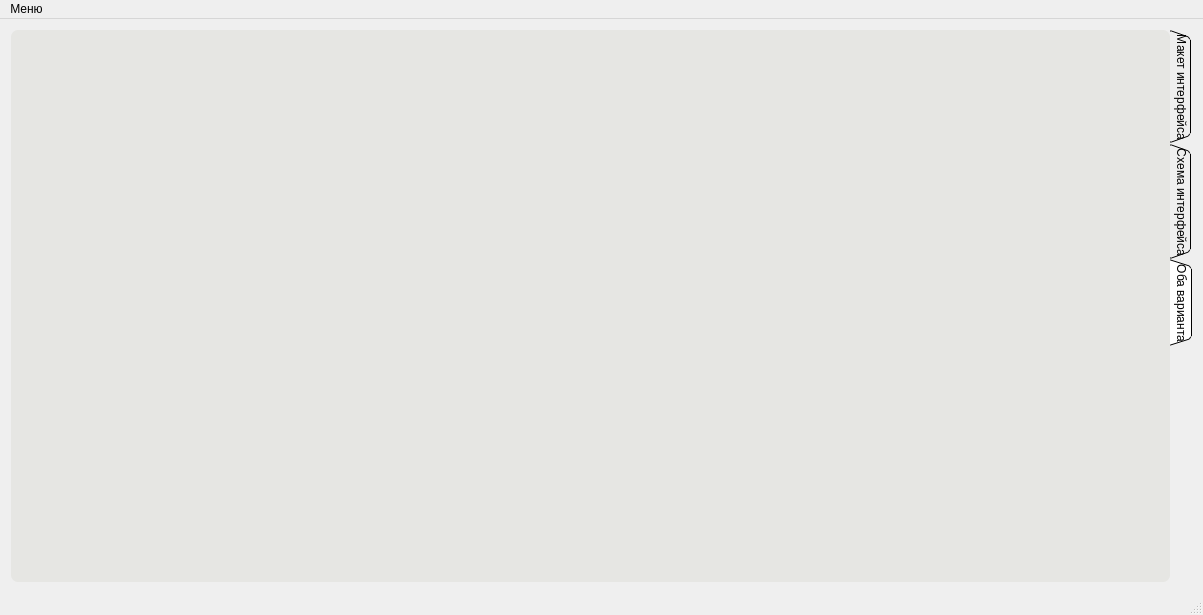
<?xml version="1.0" encoding="UTF-8"?>
<ui version="4.0">
 <class>MainWindow</class>
 <widget class="QMainWindow" name="MainWindow">
  <property name="geometry">
   <rect>
    <x>0</x>
    <y>0</y>
    <width>1203</width>
    <height>615</height>
   </rect>
  </property>
  <property name="windowTitle">
   <string>MainWindow</string>
  </property>
  <widget class="QWidget" name="centralWidget">
   <layout class="QGridLayout" name="gridLayout">
    <item row="0" column="0">
     <widget class="QTabWidget" name="interfaceWidget">
      <property name="font">
       <font>
        <weight>50</weight>
        <italic>false</italic>
        <bold>false</bold>
        <underline>false</underline>
       </font>
      </property>
      <property name="autoFillBackground">
       <bool>false</bool>
      </property>
      <property name="styleSheet">
       <string notr="true">QTabWidget::pane { 
border-radius: 7px;
padding: 1px;
background-color: #E6E6E3;
}
 /* Style the tab using the tab sub-control. Note that
     it reads QTabBar _not_ QTabWidget */
 QTabBar::tab {
     background: qlineargradient(x1: 0, y1: 0, x2: 0, y2: 1,
                                 stop: 0 #E1E1E1, stop: 0.4 #DDDDDD,
                                 stop: 0.5 #D8D8D8, stop: 1.0 #D3D3D3);
     border: 2px solid #C4C4C3;
     border-bottom-color: #C2C7CB; /* same as the pane color */
     border-top-left-radius: 4px;
     border-top-right-radius: 4px;
     min-width: 5ex;
     padding: 2px;
 }

 QTabBar::tab:selected, QTabBar::tab:hover {
     background: qlineargradient(x1: 0, y1: 0, x2: 0, y2: 1,
                                 stop: 0 #fafafa, stop: 0.4 #f4f4f4,
                                 stop: 0.5 #e7e7e7, stop: 1.0 #fafafa);
 }

 QTabBar::tab:selected {
     border-color: #9B9B9B;
     border-bottom-color: #C2C7CB; /* same as pane color */
 }</string>
      </property>
      <property name="tabPosition">
       <enum>QTabWidget::East</enum>
      </property>
      <property name="tabShape">
       <enum>QTabWidget::Triangular</enum>
      </property>
      <property name="currentIndex">
       <number>2</number>
      </property>
      <property name="movable">
       <bool>true</bool>
      </property>
      <widget class="QWidget" name="maket_interface">
       <attribute name="title">
        <string>Макет интерфейса</string>
       </attribute>
      </widget>
      <widget class="QWidget" name="scheme_interface">
       <attribute name="title">
        <string>Схема интерфейса</string>
       </attribute>
      </widget>
      <widget class="QWidget" name="both_interface">
       <attribute name="title">
        <string>Оба варианта</string>
       </attribute>
      </widget>
     </widget>
    </item>
   </layout>
  </widget>
  <widget class="QMenuBar" name="menuBar">
   <property name="geometry">
    <rect>
     <x>0</x>
     <y>0</y>
     <width>1203</width>
     <height>21</height>
    </rect>
   </property>
   <widget class="QMenu" name="menu">
    <property name="title">
     <string>Меню</string>
    </property>
    <addaction name="loadImageAction"/>
    <addaction name="loadPSDAction"/>
    <addaction name="generateUIAction"/>
   </widget>
   <addaction name="menu"/>
  </widget>
  <widget class="QStatusBar" name="statusBar"/>
  <action name="loadImageAction">
   <property name="text">
    <string>Загрузить изображение</string>
   </property>
  </action>
  <action name="generateUIAction">
   <property name="text">
    <string>Сгенерировать UI-файл</string>
   </property>
  </action>
  <action name="loadPSDAction">
   <property name="text">
    <string>Загрузить макет</string>
   </property>
  </action>
 </widget>
 <layoutdefault spacing="6" margin="11"/>
 <resources/>
 <connections/>
</ui>
